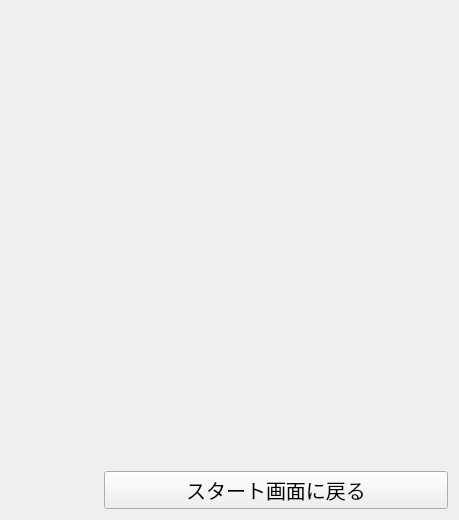
      <widget class="QWidget" name="result_display">
       <layout class="QHBoxLayout" name="horizontalLayout_7">
        <item>
         <layout class="QHBoxLayout" name="horizontalLayout_5">
          <item>
           <layout class="QHBoxLayout" name="horizontalLayout_4">
            <item>
             <spacer name="horizontalSpacer_12">
              <property name="orientation">
               <enum>Qt::Horizontal</enum>
              </property>
              <property name="sizeHint" stdset="0">
               <size>
                <width>40</width>
                <height>20</height>
               </size>
              </property>
             </spacer>
            </item>
            <item>
             <widget class="QLabel" name="result">
              <property name="text">
               <string/>
              </property>
             </widget>
            </item>
            <item>
             <spacer name="horizontalSpacer_5">
              <property name="orientation">
               <enum>Qt::Horizontal</enum>
              </property>
              <property name="sizeHint" stdset="0">
               <size>
                <width>40</width>
                <height>20</height>
               </size>
              </property>
             </spacer>
            </item>
           </layout>
          </item>
         </layout>
        </item>
        <item>
         <layout class="QVBoxLayout" name="verticalLayout_6">
          <item>
           <spacer name="verticalSpacer">
            <property name="orientation">
             <enum>Qt::Vertical</enum>
            </property>
            <property name="sizeHint" stdset="0">
             <size>
              <width>20</width>
              <height>40</height>
             </size>
            </property>
           </spacer>
          </item>
          <item>
           <widget class="QLabel" name="label_7">
            <property name="minimumSize">
             <size>
              <width>344</width>
              <height>374</height>
             </size>
            </property>
            <property name="maximumSize">
             <size>
              <width>550</width>
              <height>300</height>
             </size>
            </property>
            <property name="text">
             <string/>
            </property>
            <property name="pixmap">
             <pixmap>../pic/resultill.png</pixmap>
            </property>
            <property name="scaledContents">
             <bool>true</bool>
            </property>
           </widget>
          </item>
          <item>
           <spacer name="verticalSpacer_21">
            <property name="orientation">
             <enum>Qt::Vertical</enum>
            </property>
            <property name="sizeHint" stdset="0">
             <size>
              <width>20</width>
              <height>40</height>
             </size>
            </property>
           </spacer>
          </item>
          <item>
           <widget class="QPushButton" name="start_return_Button">
            <property name="font">
             <font>
              <pointsize>15</pointsize>
             </font>
            </property>
            <property name="text">
             <string>スタート画面に戻る</string>
            </property>
           </widget>
          </item>
         </layout>
        </item>
       </layout>
      </widget>
